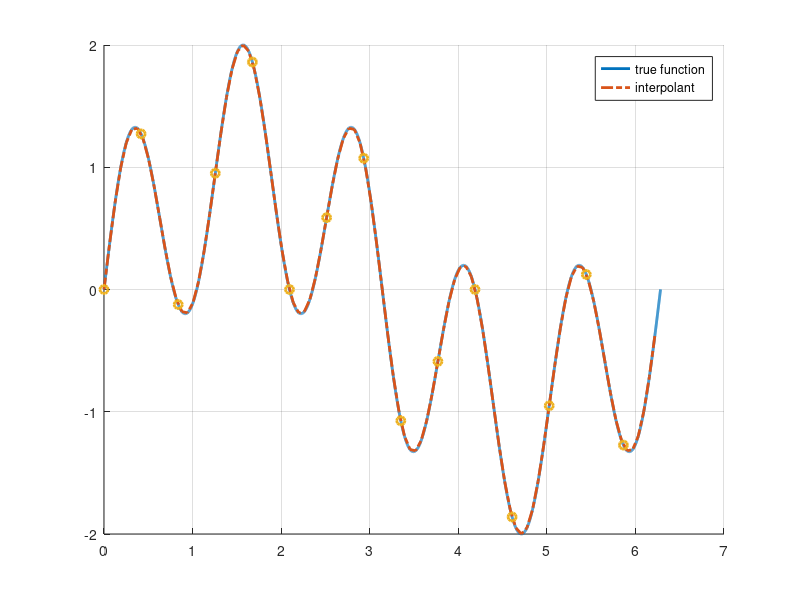
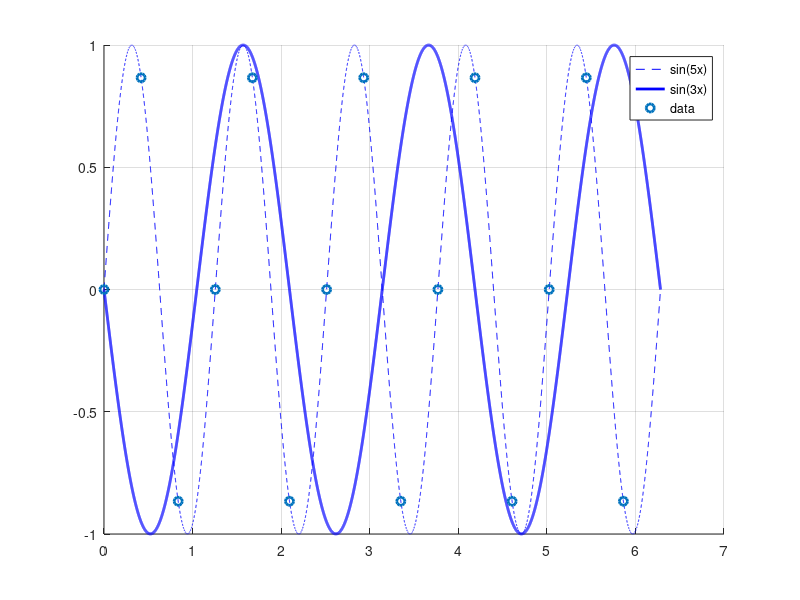

Here is the MATLAB script that generated these plots, in order:
function ex3_8()
	%{ 

		Implements example 3.8 on page 96 of our book. This example 
		demonstrates the phenomenon known as aliasing. 
	
	%}

	%close all

	f1 = @(x) sin(x); f2 = @(x) sin(5*x); f3 = @(x) sin(3*x);
	f = @(x) f1(x) + f2(x);
	ff = @(x) f2(x) - f3(x);
	
	a = 0; b=2*pi; n = 14; h = (b-a)/(n+1);
	nodes = h*[0:n]; y = f(nodes); yy = ff(nodes);
	c = fftshift(fft(y)/(n+1));
	tt = 2*pi/100 * [0:99];
	z = interpft(y,100); zz = interpft(yy,100);

	figure(1) 
	hold on; grid on; 
	t = linspace(a,b,1e4);
	plot(t,f(t),'linewidth',2.0);
	%plot(t,trig_interp(t,c,n),'k--','linewidth',2.0)
	plot(tt,z,'-.','linewidth',2.0);
	plot(nodes,y,'o','linewidth',2.0)
	legend('true function','interpolant')

	figure(2) 
	hold on; grid on; 
	t = linspace(a,b,1e4);
	plot(t,f2(t),'b--',t,-f3(t),'b','linewidth',2.0);
	plot(nodes,f2(nodes),'o','linewidth',2.0)
	legend('sin(5x)','sin(3x)','data');
	
		
